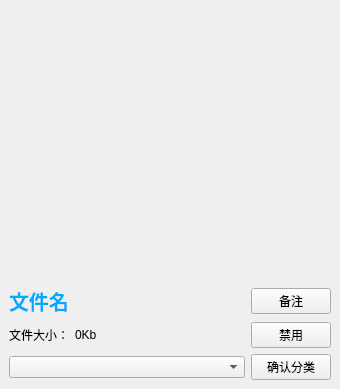
<?xml version="1.0" encoding="UTF-8"?>
<ui version="4.0">
 <class>ModCard</class>
 <widget class="QWidget" name="ModCard">
  <property name="geometry">
   <rect>
    <x>0</x>
    <y>0</y>
    <width>340</width>
    <height>389</height>
   </rect>
  </property>
  <property name="sizePolicy">
   <sizepolicy hsizetype="Fixed" vsizetype="Fixed">
    <horstretch>0</horstretch>
    <verstretch>0</verstretch>
   </sizepolicy>
  </property>
  <property name="maximumSize">
   <size>
    <width>16777215</width>
    <height>16777215</height>
   </size>
  </property>
  <property name="windowTitle">
   <string>Form</string>
  </property>
  <property name="styleSheet">
   <string notr="true"/>
  </property>
  <layout class="QHBoxLayout" name="horizontalLayout">
   <property name="spacing">
    <number>0</number>
   </property>
   <property name="leftMargin">
    <number>0</number>
   </property>
   <property name="topMargin">
    <number>0</number>
   </property>
   <property name="rightMargin">
    <number>0</number>
   </property>
   <property name="bottomMargin">
    <number>0</number>
   </property>
   <item>
    <widget class="QWidget" name="centralwidget" native="true">
     <property name="maximumSize">
      <size>
       <width>16777215</width>
       <height>16777215</height>
      </size>
     </property>
     <property name="styleSheet">
      <string notr="true">#centralwidget{
	border: 0px;
	border-radius: 12px;
}
</string>
     </property>
     <layout class="QVBoxLayout" name="verticalLayout">
      <item>
       <widget class="QLabel" name="label_img">
        <property name="sizePolicy">
         <sizepolicy hsizetype="Preferred" vsizetype="Expanding">
          <horstretch>0</horstretch>
          <verstretch>0</verstretch>
         </sizepolicy>
        </property>
        <property name="minimumSize">
         <size>
          <width>0</width>
          <height>100</height>
         </size>
        </property>
        <property name="text">
         <string/>
        </property>
       </widget>
      </item>
      <item>
       <layout class="QGridLayout" name="gridLayout">
        <item row="1" column="0">
         <widget class="QLabel" name="label_3">
          <property name="sizePolicy">
           <sizepolicy hsizetype="Maximum" vsizetype="Preferred">
            <horstretch>0</horstretch>
            <verstretch>0</verstretch>
           </sizepolicy>
          </property>
          <property name="text">
           <string>文件大小：</string>
          </property>
          <property name="alignment">
           <set>Qt::AlignmentFlag::AlignLeading|Qt::AlignmentFlag::AlignLeft|Qt::AlignmentFlag::AlignVCenter</set>
          </property>
         </widget>
        </item>
        <item row="1" column="1">
         <widget class="QLabel" name="label_size">
          <property name="text">
           <string>0Kb</string>
          </property>
         </widget>
        </item>
        <item row="0" column="0" colspan="2">
         <widget class="QLabel" name="label_name">
          <property name="styleSheet">
           <string notr="true">color: rgb(0, 170, 255);
font-size: 20px;
font-weight: bold;</string>
          </property>
          <property name="text">
           <string>文件名</string>
          </property>
          <property name="wordWrap">
           <bool>true</bool>
          </property>
         </widget>
        </item>
        <item row="1" column="2">
         <widget class="QPushButton" name="pushButton_move">
          <property name="sizePolicy">
           <sizepolicy hsizetype="Maximum" vsizetype="Fixed">
            <horstretch>0</horstretch>
            <verstretch>0</verstretch>
           </sizepolicy>
          </property>
          <property name="text">
           <string>禁用</string>
          </property>
          <property name="icon">
           <iconset resource="../Resources.qrc">
            <normaloff>:/resources/disable.png</normaloff>:/resources/disable.png</iconset>
          </property>
         </widget>
        </item>
        <item row="0" column="2">
         <widget class="QPushButton" name="pushButton_remark">
          <property name="sizePolicy">
           <sizepolicy hsizetype="Maximum" vsizetype="Fixed">
            <horstretch>0</horstretch>
            <verstretch>0</verstretch>
           </sizepolicy>
          </property>
          <property name="text">
           <string>备注</string>
          </property>
          <property name="icon">
           <iconset resource="../Resources.qrc">
            <normaloff>:/resources/remark.png</normaloff>:/resources/remark.png</iconset>
          </property>
         </widget>
        </item>
       </layout>
      </item>
      <item>
       <layout class="QHBoxLayout" name="horizontalLayout_2">
        <item>
         <widget class="QComboBox" name="comboBox_categorys">
          <property name="focusPolicy">
           <enum>Qt::FocusPolicy::NoFocus</enum>
          </property>
         </widget>
        </item>
        <item>
         <widget class="QPushButton" name="pushButton_affirm">
          <property name="sizePolicy">
           <sizepolicy hsizetype="Maximum" vsizetype="Fixed">
            <horstretch>0</horstretch>
            <verstretch>0</verstretch>
           </sizepolicy>
          </property>
          <property name="text">
           <string>确认分类</string>
          </property>
         </widget>
        </item>
       </layout>
      </item>
     </layout>
    </widget>
   </item>
  </layout>
 </widget>
 <resources>
  <include location="../Resources.qrc"/>
 </resources>
 <connections/>
</ui>
